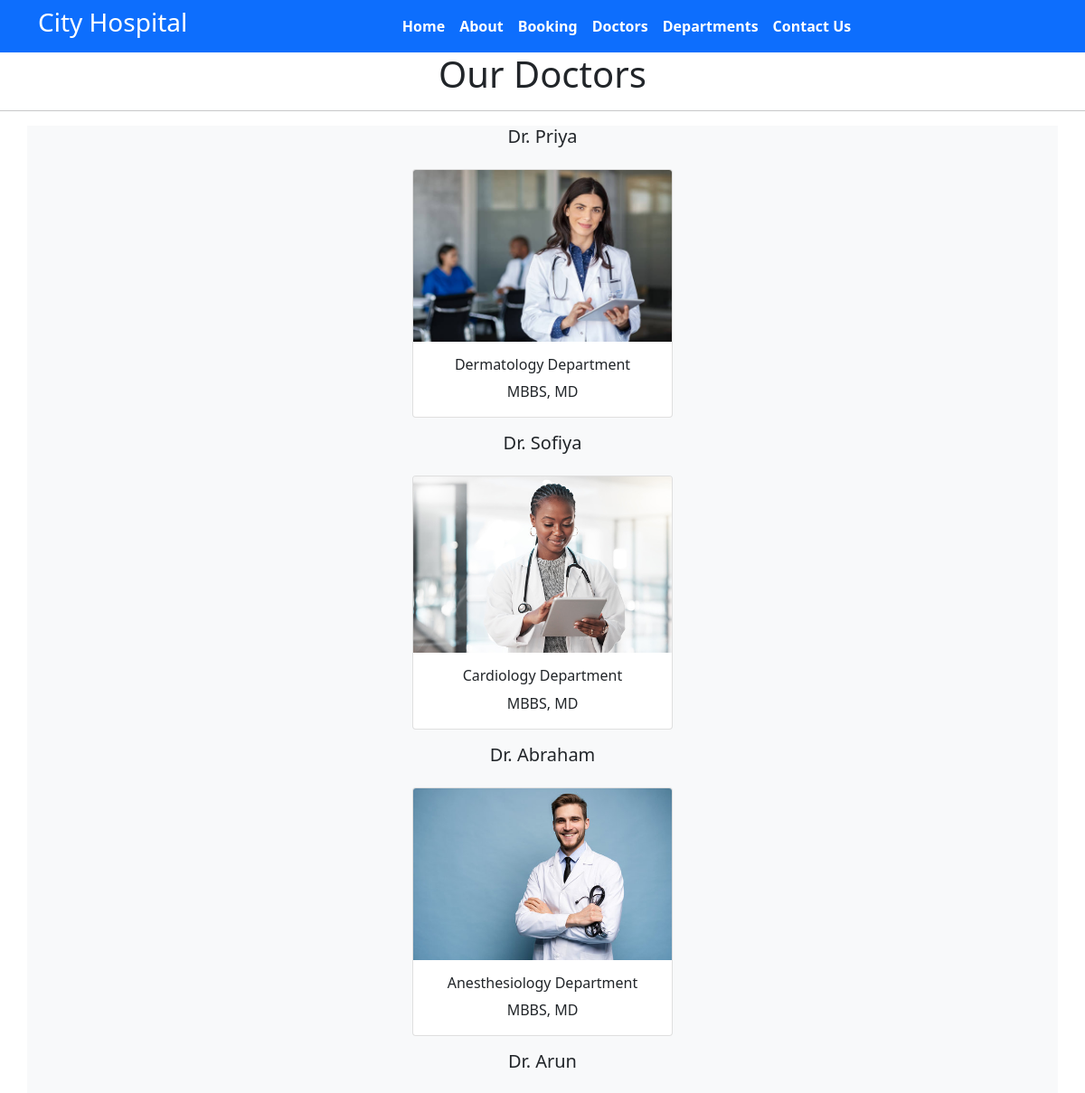
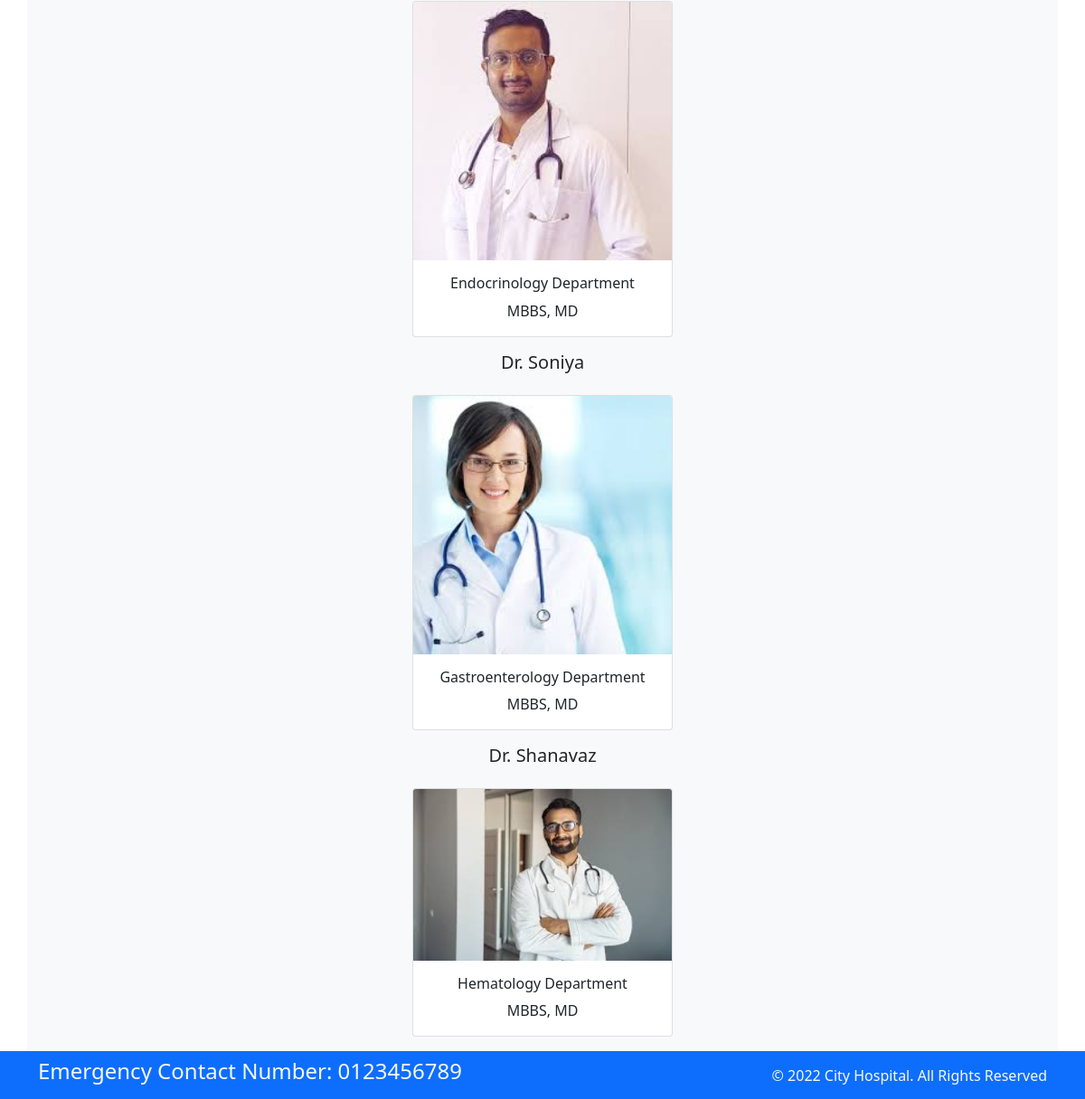
Page /doctors on the committed database (2 pictures, top to bottom).
### myhome/models.py (models this page shows, shortened)
class Doctors(models.Model):
    doc_name = models.CharField(max_length=255)
    doc_spec = models.CharField(max_length=255)
    dep_name = models.ForeignKey("Department", on_delete=models.CASCADE)
    doc_image = models.ImageField(upload_to='doctors')

class Department(models. Model):
    dep_name = models.CharField(max_length=100)#numbers and letters
    dep_description = models.TextField()
    def __str__(self):
        return self.dep_name

### myhome/views.py (the view)
# urls.py: path('doctors', views.doctors, name='doctors'),
def doctors (request):
    dict_docs = {
        'doctors': Doctors.objects.all()
    }
    return render (request, 'doctors.html',dict_docs)

### templates/doctors.html (shortened to what this page needs)
{% extends 'base.html' %}
{% block content  %}
<h1 class ="text-center">Our Doctors</h1>
<hr>
<div class = "container text-center bg-light">
    {% for d in doctors %}
    <h5 class = "card-title">{{d.doc_name}}</h5>
    <div class="card text-center mx-3 my-3" style="width: 18rem; display:inline-block">
        <img src="{{d.doc_image.url}}" class="card-img-top" alt="...">
        <div class="card-body">
           <h6> {{d.dep_name}} Department </h6>
          <p class="card-text">{{d.doc_spec}}</p>
        </div>
    </div>
    {% endfor %}
</div>
{% endblock %}

### templates/base.html (shortened to what this page needs)
{% load static %}
<!DOCTYPE html>
<html>
  <head>
    <link rel="stylesheet"
      href=" https://cdn.jsdelivr.net/npm/bootstrap@5.1.3/dist/css/bootstrap.min.css ">
    <link rel="stylesheet"
      href="https://use.fontawesome.com/releases/v5.2.0/css/all.css">
    <link rel="stylesheet"href="{% static 'css/style.css' %}">
  </head>
  <body>
    <nav class="navbar bg-primary navbar-expand-md ">
      <div class="container">
        <div class="col-2 text-left pl-md-0">
          <h3 class="text-white"> City Hospital </h3>
        </div>
        <div
          class="collapse navbar-collapse justify-content-center col-md-8 navbar-collapse-3">
          <ul class="navbar-nav justify-content-center  fw-bold">
            <li class="nav-item active">
              <a class="nav-link text-white" href="{% url 'home' %}">Home </a>
            </li>
            <li class="nav-item">
              <a class="nav-link text-white" href="{% url 'about' %}">About</a>
            </li>
            <li class="nav-item">
              <a class="nav-link text-white" href="{% url 'booking' %}">Booking</a>
            </li>
            <li class="nav-item">
              <a class="nav-link text-white" href="{% url 'doctors' %}">Doctors</a>
            </li>
			 <li class="nav-item">
              <a class="nav-link text-white" href="{% url 'department' %}">Departments</a>
            </li>
            <li class="nav-item">
              <a class="nav-link text-white" href="{% url 'contact' %}">Contact Us</a>
            </li>
          </ul>
        </div>
      </div>
    </nav>
    {% block content  %}{% endblock %}
    <section class=" ">
      <footer class="pt-2 pb-2  bg-primary text-light">
        <div class="container">
          <div class="row align-items-center">
            <div class="col-12 col-md-8">
              <h4>Emergency Contact Number: 0123456789</h4>
            </div>
            <div class="col-12 col-md-4 mt-4 mt-md-0 text-center text-md-end">
              © 2022 City Hospital. All Rights Reserved
            </div>
          </div>
        </div>
      </footer>
    </section>
  </body>
</html>

### rows in the picture
Doctors: doc_name "Dr. Priya", doc_image (picture), dep_name "Dermatology", doc_spec "MBBS, MD"
Doctors: doc_name "Dr. Sofiya", doc_image (picture), dep_name "Cardiology", doc_spec "MBBS, MD"
Doctors: doc_name "Dr. Abraham", doc_image (picture), dep_name "Anesthesiology", doc_spec "MBBS, MD"
Doctors: doc_name "Dr. Arun", doc_image (picture), dep_name "Endocrinology", doc_spec "MBBS, MD"
Doctors: doc_name "Dr. Soniya", doc_image (picture), dep_name "Gastroenterology", doc_spec "MBBS, MD"
Doctors: doc_name "Dr. Shanavaz", doc_image (picture), dep_name "Hematology", doc_spec "MBBS, MD"
